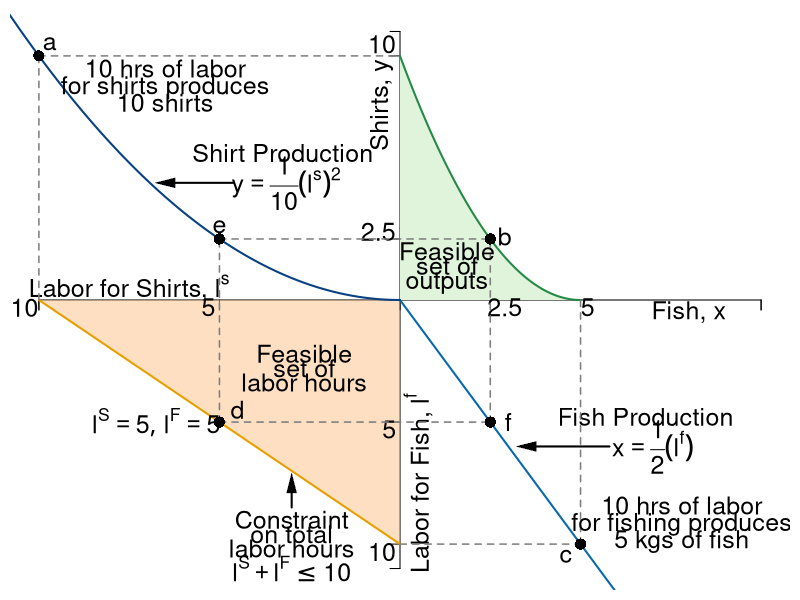

This figure's R source:
#Graph Designer: Simon Halliday
#Authors: Bowles, Foley and Halliday
#Title: Coordination, Conflict and Competition: A Text in Microeconomics

require(shape)
pdf(file = "specprodexch/ppf_eos.pdf", width = 9, height = 9)

#Set parameters for graphics
pointsize <- 1.8
axislabelsize <- 1.8
labelsize <- 1.5
namesize <- 1.8
annotatesize <- 1.5
graphlinewidth <- 2
segmentlinewidth <- 1.5

COL <- c("#7fc97f", "#beaed4", "#fdc086", "#ffff99", "#386cb0", "#f0027f", "#bf5b17", "#666666")
COLA <- c("#e0f3db", "#99d8c9","#66c2a4","#41ae76", "#238b45", "#005824")
COLB <- c("#4eb3d3", "#2b8cbe", "#0868ac","#084081")
grays <- gray.colors(25, start = 1, end = 0)
CBCols <- c("#009E73","#0072B2","#E69F00")


#Edited the margins to cater for the larger LHS labels
par(mar =  c(0.5, 0.5, 0.5, 0.5))

#Change this to make it log of l 

# ppf <- function(l, k = 0.5) {
#   k * (1/l)
# }

ppf <- function(fish, k = 0.1, alpha = 2, maxfish = 5) {
  k * (fish - maxfish)^alpha 
}

fishProd <- function(l, k = 0.5){
  (-k)*l
}

feasibleLabor <- function(l, time = 10){
  - time - l
}

manufactureProd <- function(l, k = 0.1, alpha = 2){
  k * (-l)^alpha
}

xlims <- c(-10, 10)
ylims <- c(-11, 11)

npts <- 501 
x <- seq(xlims[1], xlims[2], length.out = npts)
y <- seq(ylims[1], ylims[2], length.out = npts) 
a <- c(13, 15, 17)

plot(0, 0, xlim = xlims, ylim = ylims, type = "n",
     xlab = expression(paste("")),
     ylab = expression(paste("")), 
     xaxt = "n", 
     yaxt = "n", 
     cex.lab = axislabelsize, 
     bty = "n"
)

ticksy <- c(ylims[1], -10, -5, 0, 2.5, 10, ylims[2])
ylabels <- c(NA, NA, NA, NA, NA, NA, NA)
ticksx <- c(xlims[1], -10, -5, 0, 10, xlims[2])
xlabels <- c(NA, NA, NA, NA, NA, NA)

axis(1, at = ticksx, pos = 0, labels = xlabels)
axis(2, at = ticksy, pos = 0, labels = ylabels, las = 1)

npts <- 500 
xx1 <- seq(0, 5, length.out = npts)
xx2 <- seq(0, xlims[2], length.out = npts)
xx3 <- seq(xlims[1], 0, length.out = npts)
xx4 <- seq(-11, 0, length.out = npts)

#Draw the polygon for shading the feasible set
xpoly1 <- seq(from = 0, to = 5, length.out = 500)
ypoly1 <- ppf(xpoly1, k = 10/25, alpha = 2, maxfish = 5)
polygon(x = c(xpoly1, rev(xpoly1[1])), y = c(ypoly1, rev(ypoly1)[1]), col=COLA[1], density=NULL, border = NA)

# shade 
polygon(x = c(-10, 0, 0), 
        y = c(0, 0, -10),
        border = FALSE, col = adjustcolor(COL[3], alpha.f = 0.5))


#Draw the graphs
lines(xx1, ppf(xx1, k = 10/25, alpha = 2, maxfish = 5), col = COLA[5], lwd = graphlinewidth)
lines(xx2, fishProd(xx2, k = 2), col = COLB[3], lwd = graphlinewidth)
lines(xx3, feasibleLabor(xx3, time = 10), col = CBCols[3], lwd = graphlinewidth)
lines(xx4, manufactureProd(xx4, k = 0.1, alpha = 2), col = COLB[4], lwd = graphlinewidth)

#mtext(expression(paste("Quantity of fish, ", x)), side=1, line = 2.5, cex = axislabelsize)
text(-0.5, 8, expression(paste("Shirts, ", y)), xpd = TRUE, cex = annotatesize, srt = 90) 
text(8, -0.5, expression(paste("Fish, ", x)), xpd = TRUE, cex = annotatesize)
text(0.5, -7.5, expression(paste("Labor for Fish, ", l^f)), xpd = TRUE, cex = annotatesize, srt= 90) 
text(-7.5, 0.5, expression(paste("Labor for Shirts, ", l^s)), xpd = TRUE, cex = annotatesize)

#Label the points on the axes we want
text(-0.6, 2.8, expression(paste(2.5)), xpd = TRUE, cex = annotatesize)
text(-0.5, 10.5, expression(paste(10)), xpd = TRUE, cex = annotatesize)
text(2.9, -0.3, expression(paste(2.5)), xpd = TRUE, cex = annotatesize)
text(5.2, -0.3, expression(paste(5)), xpd = TRUE, cex = annotatesize)
text(-5.3, -0.3, expression(paste(5)), xpd = TRUE, cex = annotatesize)
text(-0.3, -5.3, expression(paste(5)), xpd = TRUE, cex = annotatesize)
text(-10.4, -0.3, expression(paste(10)), xpd = TRUE, cex = annotatesize)
text(-0.5, -10.3, expression(paste(10)), xpd = TRUE, cex = annotatesize)

#Label the two production functions
#Clothing
text(-3.25, 6, expression(paste("Shirt Production")), xpd = TRUE, cex = annotatesize)
text(-3.15, 4.8, expression(paste(y == frac(1,10)(l^s)^2)), xpd = TRUE, cex = annotatesize)
Arrows(-4.6, 4.8, -6.5, 4.8, col = "black", lty = 1, lwd = 2, arr.type = "triangle", arr.lwd = 0.5)

#Fishing
text(6.8, -4.8, expression(paste("Fish Production")), xpd = TRUE, cex = annotatesize)
text(7, -6, expression(paste(x == frac(1,2)(l^f))), xpd = TRUE, cex = annotatesize)
Arrows(5.8, -6, 3.5, -6, col = "black", lty = 1, lwd = 2, arr.type = "triangle", arr.lwd = 0.5)

#Draw segments for the 50/50 split of time
segments(-5, -5, -5, 2.5, lty = 2, col = grays[20], lwd = segmentlinewidth)
segments(-5, -5, 2.5, -5, lty = 2, col = grays[20], lwd = segmentlinewidth)
segments(-5, 2.5, 2.5, 2.5, lty = 2, col = grays[20], lwd = segmentlinewidth)
segments(2.5, -5, 2.5, 2.5, lty = 2, col = grays[20], lwd = segmentlinewidth)

#Annotate Max time on clothes
segments(-10, 0, -10, 10, lty = 2, col = grays[20], lwd = segmentlinewidth)
segments(-10, 10, 0, 10, lty = 2, col = grays[20], lwd = segmentlinewidth)
text(-6.5, 9.5, expression(paste("10 hrs of labor")), cex = annotatesize)
text(-6.5, 8.7, expression(paste("for shirts produces")),  cex = annotatesize)
text(-6.5, 8.1, expression(paste("10 shirts")),  cex = annotatesize)
points(-10, 10, pch = 16, col = "black", cex = 1.5)
text(-9.7, 10.5, expression(paste("a")),  cex = annotatesize)

points(-5, 2.5, pch = 16, col = "black", cex = 1.5)
text(-5, 3, expression(paste("e")), cex = annotatesize)

#Annotate Max time on fishing
segments(0, -10, 5, -10, lty = 2, col = grays[20], lwd = segmentlinewidth)
segments(5, -10, 5, 0, lty = 2, col = grays[20], lwd = segmentlinewidth)
text(7.8, -8.4, expression(paste("10 hrs of labor")), cex = annotatesize)
text(7.8, -9.2, expression(paste("for fishing produces")),cex = annotatesize)
text(7.8, -9.9, expression(paste("5 kgs of fish")), cex = annotatesize)
points(5, -10, pch = 16, col = "black", cex = 1.5)
text(4.6, -10.5, expression(paste("c")), cex = annotatesize)

points(2.5, -5, pch = 16, col = "black", cex = 1.5)
text(3, -5, expression(paste("f")), cex = annotatesize)

#Annotate point on ppf 
points(2.5, 2.5, pch = 16, col = "black", cex = 1.5)
#text(5.6, 3.35, expression(paste("12.5 Shirts and")),cex = annotatesize)
#text(5.6, 2.75, expression(paste("2.5 Kilograms of Fish")), cex = annotatesize)
text(2.9, 2.6, expression(paste("b")), cex = annotatesize)

#Annotate point on labor feasibility frontier
points(-5, -5, pch = 16, col = "black", cex = 1.5)
text(-6.75, -5, expression(paste(list(l^S ==5, l^F == 5) )),cex = annotatesize)
text(-4.5, -4.5, expression(paste("d")),cex = annotatesize)


Arrows(-3, -8.5, -3, -7.5, col = "black", lty = 1, lwd = 2, arr.type = "triangle", arr.lwd = 0.5)
text(-3, -9, expression("Constraint"),cex = labelsize)
text(-3, -9.6, expression("on total"),cex = labelsize, xpd = TRUE)
text(-3, -10.2, expression("labor hours"),cex = labelsize, xpd = TRUE)
text(-3, -11, expression(paste(l^S + l^F <= 10)),cex = annotatesize)
#Arrows(-6, -7, -3.5, -7, col = "black", lty = 1, lwd = 2, arr.type = "triangle", arr.lwd = 0.5)

#Label the feasible frontier
text(1.3, 2, expression("Feasible"), cex = annotatesize)
text(1.3, 1.4, expression("set of"), cex = annotatesize)
text(1.3, 0.7, expression("outputs"), cex = annotatesize)

# Label constaint 
#Label the feasible frontier
text(-2.65, -2.2, expression("Feasible"),cex = labelsize)
text(-2.65, -2.8, expression("set of"),cex = labelsize)
text(-2.65, -3.4, expression("labor hours"),cex = labelsize)



dev.off()
